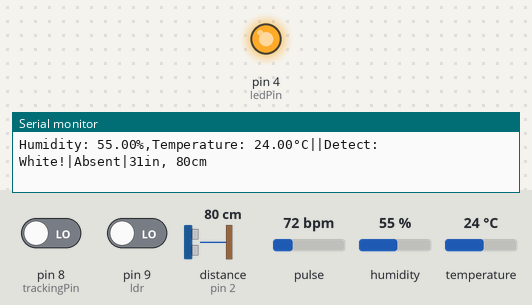
This sketch was run on a simulated Arduino Uno, built with avr-gcc and run on an emulated ATmega328P. On the bench: output pins drawn as LEDs (lit = HIGH), the last lines printed to the serial monitor. Wiring (inferred from the names in the program): ultrasonic range finder: trigger pin 3; echo pin 2. The inputs (shaded band) are chosen by the test bench; at power-on: pin 8 (trackingPin) LOW, pin 9 (ldr) LOW, distance to the obstacle (sensor on pin 2) 80 cm, pulse 72 bpm, humidity 55 %, temperature 24 °C. The echo pulse lasts 58.3 µs per cm; pins used as bus, display or sensor lines are not drawn.

Above: at 1.2 s.
1.3 s: pin 8 (trackingPin) driven HIGH
At 10.5 s:
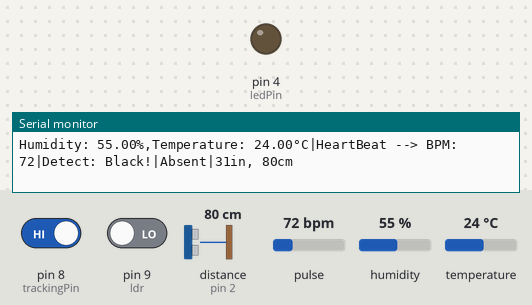
21.6 s: pin 8 (trackingPin) driven LOW
At 30.9 s:
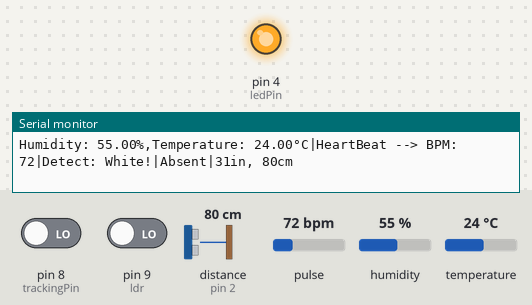
Timing chart, 0 to 32.4 s (numbered marks = the images above; inputs shaded):
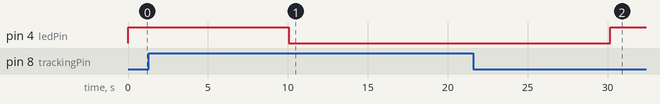

The sketch:

sensors.ino
```cpp
#include "DHT.h"
#define DHTPIN 5
#define DHTTYPE DHT11
#define USE_ARDUINO_INTERRUPTS true
#include <PulseSensorPlayground.h>
const int PulseWire = A5;
int Threshold = 550;
PulseSensorPlayground pulseSensor;
const int trackingPin = 8;
const int ledPin = 4;
const int pingPin = 3;
const int echoPin = 2;
const int ldr = 9;
long microsecondsToInches(long microseconds) {
   return microseconds/74/2;
}

long microsecondsToCentimeters(long microseconds) {
   return microseconds/29/2;
}
DHT dht(DHTPIN, DHTTYPE);
void setup() {
  Serial.begin(9600);
  dht.begin();
  pinMode(pingPin, OUTPUT);
  pinMode(echoPin, INPUT);
  pinMode(ldr, INPUT);
  pulseSensor.analogInput(PulseWire);
  pulseSensor.setThreshold(Threshold);
  pulseSensor.begin();
  pinMode(trackingPin, INPUT);
  pinMode(ledPin, OUTPUT);
}
void loop() {
  float humi  = dht.readHumidity();
  float tempC = dht.readTemperature();
  if (isnan(humi) || isnan(tempC)) {
    Serial.println("Failed to read from DHT sensor!");
  } else {
    Serial.print("Humidity: ");
    Serial.print(humi);
    Serial.print("%");
    Serial.print(",");
    Serial.print("Temperature: ");
    Serial.print(tempC);
    Serial.print("°C");
  }

  Serial.print("|");
  int myBPM = pulseSensor.getBeatsPerMinute();
  if (pulseSensor.sawStartOfBeat()) {
  Serial.print("HeartBeat --> ");
  Serial.print("BPM: ");
  Serial.print(myBPM);
  }

  Serial.print("|");
  boolean val = digitalRead(trackingPin);
  if(val == HIGH)
  {
    digitalWrite(ledPin, LOW);
    Serial.print("Detect: Black!");
  }
  else
  {
    digitalWrite(ledPin, HIGH);
    Serial.print("Detect: White!");
  }
  Serial.print("|");
  int ldr_val = digitalRead(ldr);
  if (ldr_val == 1){
    Serial.print("Present");
    }
    else {
      Serial.print("Absent");
      }

   Serial.print("|");
   long duration, inches, cm;
   digitalWrite(pingPin, LOW);
   delayMicroseconds(2);
   digitalWrite(pingPin, HIGH);
   delayMicroseconds(10);
   digitalWrite(pingPin, LOW);
   duration = pulseIn(echoPin, HIGH);
   inches = microsecondsToInches(duration);
   cm = microsecondsToCentimeters(duration);
   Serial.print(inches);
   Serial.print("in, ");
   Serial.print(cm);
   Serial.print("cm");

  Serial.println();
  delay(10000);
}
```

Measured:
- after the input at 1.3 s, pin 4 (ledPin): HIGH → LOW after 8.8 s
- after the input at 21.6 s, pin 4 (ledPin): LOW → HIGH after 8.6 s
